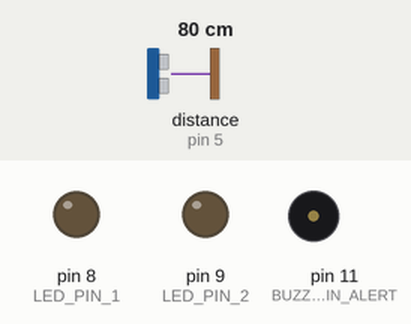
This sketch was run on a simulated Arduino Uno, built with avr-gcc and run on an emulated ATmega328P. Shown: output pins drawn as LEDs (lit = HIGH), buzzer (waves = sounding). Wiring (inferred from the names in the program): ultrasonic range finder: trigger pin 6; echo pin 5. Dashed ring = blinking. Inputs (shaded band) come from the test bench; at power-on: distance to the obstacle (sensor on pin 5) 80 cm. The echo pulse lasts 58.3 µs per cm; pins used as bus, display or sensor lines are not drawn.

Above: at 1.2 s.
1.3 s: distance to the obstacle (sensor on pin 5) set to 74 cm
At 4.0 s:
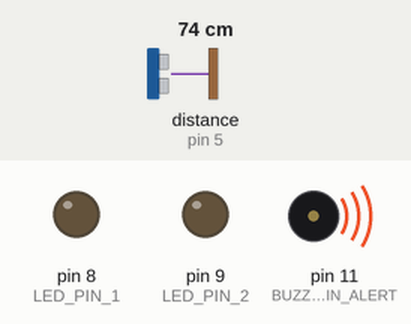
4.3 s: distance to the obstacle (sensor on pin 5) set to 2 cm
At 4.54 s:
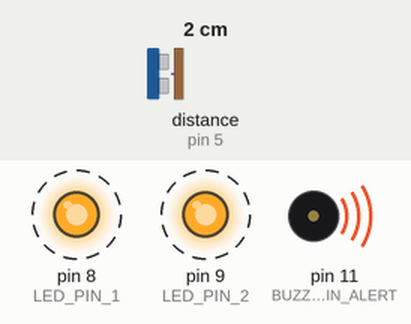
Timing chart, 0 to 7.4 s (numbered marks = the images above; inputs shaded):
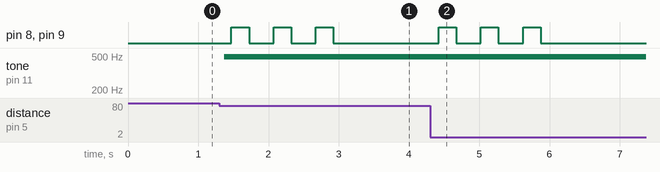

Measured:
- the behaviour switches between 78 and 77 cm on distance to the obstacle (sensor on pin 5) (found by bisection; images 0 and 1)
- after the input at 1.3 s, pin 8 (LED_PIN_1), pin 9 (LED_PIN_2): alternates HIGH for 0.25 s and LOW for 0.35 s, 6 changes in all, then stays LOW, starting after 0.17 s; tone on pin 11 (BUZZER_PIN_ALERT): silent → 490 Hz after 0.07 s
- after the input at 4.3 s, pin 8 (LED_PIN_1), pin 9 (LED_PIN_2): alternates HIGH for 0.25 s and LOW for 0.35 s, 6 changes in all, then stays LOW, starting after 0.12 s

The sketch:

script.ino
```cpp
#define TRIG_PIN 6
#define ECHO_PIN 5
#define BUZZER_PIN_ALERT 11
#define LED_PIN_1 8
#define LED_PIN_2 9
#define MOVEMENT_THRESHOLD 50
#define ALERT_DURATION 1500
#define BUZZER_INTENSITY 20

long previousDistance = 0;
unsigned long alertStartTime = 0;
bool alertTriggered = false;

void setup() {
  Serial.begin(9600);
  pinMode(TRIG_PIN, OUTPUT);
  pinMode(ECHO_PIN, INPUT);
  pinMode(BUZZER_PIN_ALERT, OUTPUT);
  pinMode(LED_PIN_1, OUTPUT);
  pinMode(LED_PIN_2, OUTPUT);
}

void loop() {
  long duration, distance;
  digitalWrite(TRIG_PIN, LOW);
  delayMicroseconds(2);
  digitalWrite(TRIG_PIN, HIGH);
  delayMicroseconds(10);
  digitalWrite(TRIG_PIN, LOW);

  duration = pulseIn(ECHO_PIN, HIGH);
  distance = (duration / 2) / 29.1;

  if (abs(distance - previousDistance) >= 3 && !alertTriggered) {
    if (distance < previousDistance) {
      alertStartTime = millis();
      activateAlert();
      alertTriggered = true;
    }
  } else if (abs(distance - previousDistance) < 3 && alertTriggered) {
    alertTriggered = false;
  }

  if (millis() - alertStartTime >= ALERT_DURATION) {
    deactivateAlert();
    alertTriggered = false;
  }

  previousDistance = distance;
  delay(100);
}

void activateAlert() {
  while (millis() - alertStartTime < ALERT_DURATION) {
    analogWrite(BUZZER_PIN_ALERT, BUZZER_INTENSITY);
    delay(100);
    analogWrite(BUZZER_PIN_ALERT, 0);
    digitalWrite(LED_PIN_1, HIGH);
    digitalWrite(LED_PIN_2, HIGH);
    delay(250);
    digitalWrite(LED_PIN_1, LOW);
    digitalWrite(LED_PIN_2, LOW);
    delay(250);
  }
}

void deactivateAlert() {
  analogWrite(BUZZER_PIN_ALERT, 0);
  digitalWrite(LED_PIN_1, LOW);
  digitalWrite(LED_PIN_2, LOW);
}
```
